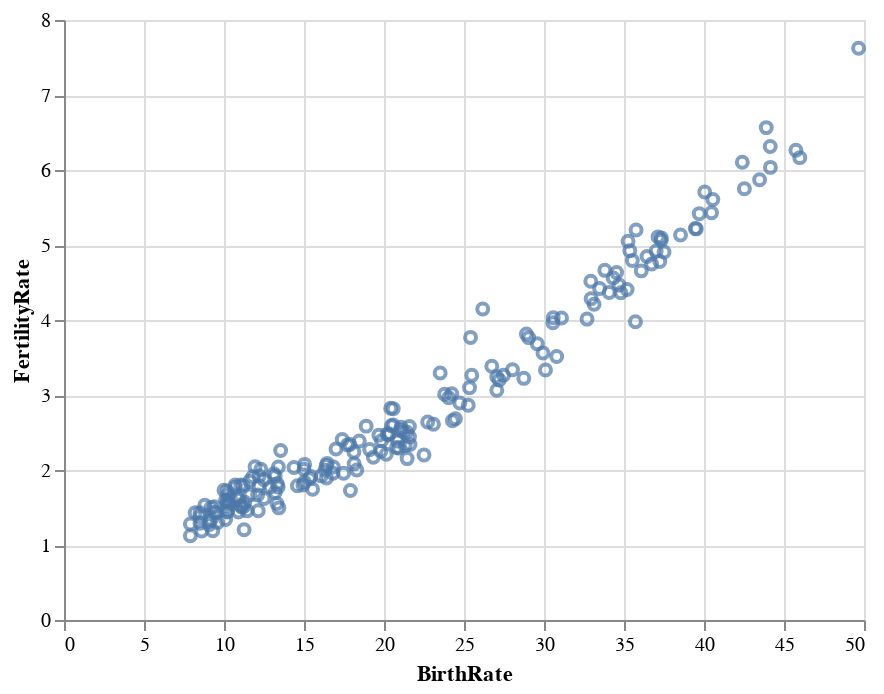

Notebook source saved alongside this figure:
### Code cell
alt_data.mark_point().encode(
    x = alt.X('BirthRate'),
    y = alt.Y('FertilityRate')
)

### Figure 1 — Vega-Lite specification as saved in the notebook (floating-point values rounded to 4 significant figures; data arrays with more than 128 entries replaced by an {"elided": "..."} marker saying what was removed)
{"config": {"view": {"continuousWidth": 400, "continuousHeight": 300}}, "data": {"name": "data-55a25a30c5886a20c3f2526e7d645384"}, "mark": "point", "encoding": {"x": {"type": "quantitative", "field": "BirthRate"}, "y": {"type": "quantitative", "field": "FertilityRate"}}, "$schema": "https://vega.github.io/schema/vega-lite/v4.8.1.json", "datasets": {"data-55a25a30c5886a20c3f2526e7d645384": {"elided": "187 records"}}}
